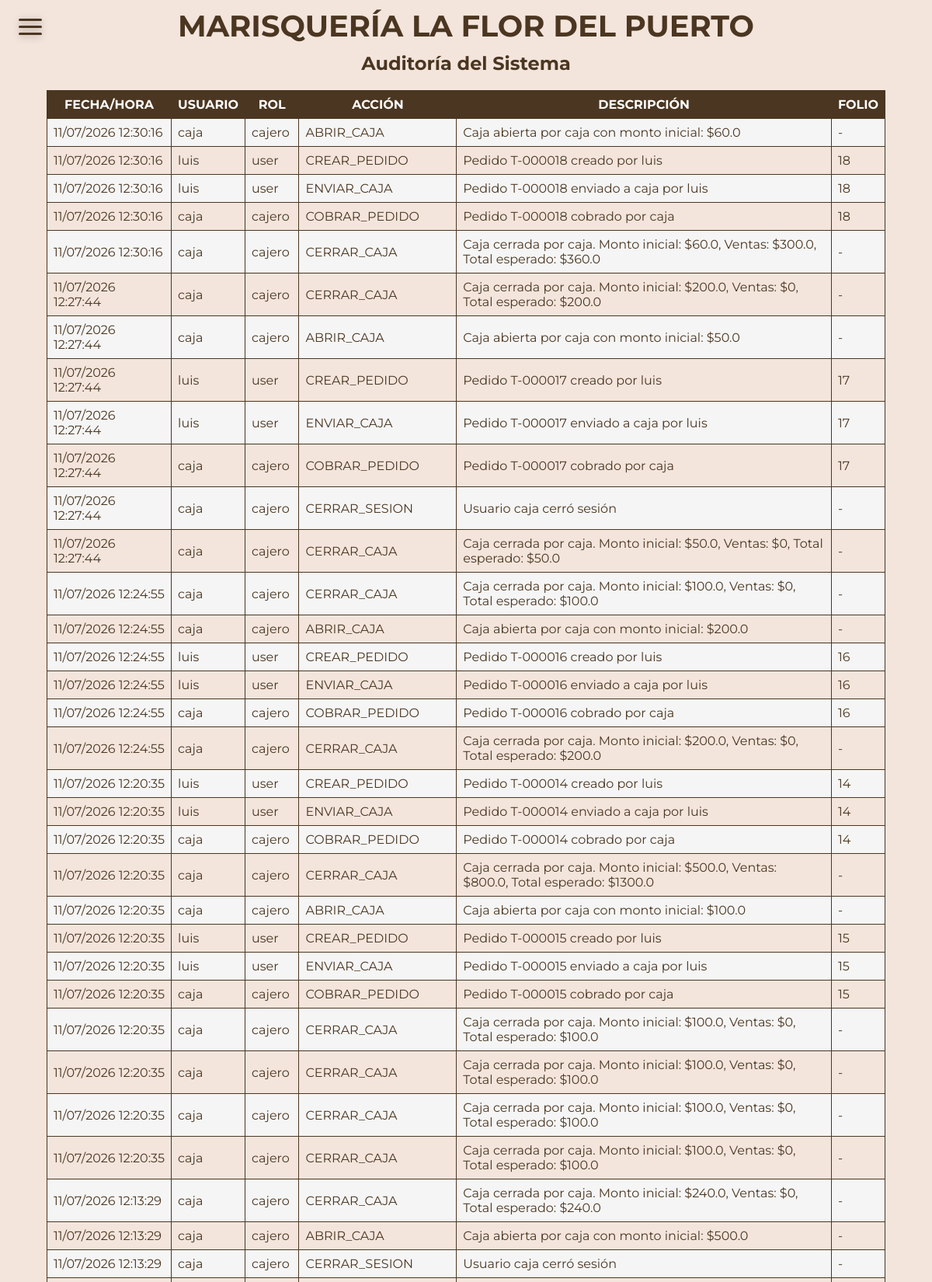
The app's page /auditoria (signed in, upper part) with its own data.
### models.py (models this page shows)
class Auditoria(db.Model):
    id = db.Column(db.Integer, primary_key=True)
    usuario_id = db.Column(db.String(80), nullable=False)
    usuario_nombre = db.Column(db.String(80), nullable=False)
    rol = db.Column(db.String(80), nullable=False)
    accion = db.Column(db.String(100), nullable=False)
    descripcion = db.Column(db.Text, nullable=True)
    fecha_hora = db.Column(db.DateTime, default=datetime.now())
    pedido_id = db.Column(db.Integer, db.ForeignKey('pedidos.id'), nullable=True)

### app.py (the view)
        def wrapped(*args, **kwargs):
            if 'username' not in session:
                return redirect(url_for('login'))
            if session.get('tipo_usuario') not in allowed_roles:
                flash('No tienes permiso para acceder a esta página', 'error')
                return redirect(url_for('index'))
            return f(*args, **kwargs)

### app.py (called while the page is built)
def role_required(*allowed_roles):
    def decorator(f):
        def wrapped(*args, **kwargs):
            if 'username' not in session:
                return redirect(url_for('login'))
            if session.get('tipo_usuario') not in allowed_roles:
                flash('No tienes permiso para acceder a esta página', 'error')
                return redirect(url_for('index'))
            return f(*args, **kwargs)
        wrapped.__name__ = f.__name__
        return wrapped
    return decorator

@app.route('/auditoria')
@role_required('admin')
def auditoria():
    registros = Auditoria.query.order_by(Auditoria.fecha_hora.desc()).all()
    return render_template('auditoria.html', registros=registros)

### templates/auditoria.html (shortened to what this page needs)
{% extends 'base.html' %}
{% block content %}
    <h2 style="text-align: center;">Auditoría del Sistema</h2>
    <div style="width: 90%; margin: 0 auto;">
        <table style="width: 100%;">
            <thead>
                <tr>
                    <th>Fecha/Hora</th>
                    <th>Usuario</th>
                    <th>Rol</th>
                    <th>Acción</th>
                    <th>Descripción</th>
                    <th>Folio</th>
                </tr>
            </thead>
            <tbody>
                {% for registro in registros %}
                <tr>
                    <td>{{ registro.fecha_hora.strftime('%d/%m/%Y %H:%M:%S') }}</td>
                    <td>{{ registro.usuario_nombre }}</td>
                    <td>{{ registro.rol }}</td>
                    <td>{{ registro.accion }}</td>
                    <td>{{ registro.descripcion if registro.descripcion else '-' }}</td>
                    <td>
                        {% if registro.pedido_id %}
                            {{ registro.pedido_id }}
                        {% else %}
                            -
                        {% endif %}
                    </td>
                </tr>
                {% endfor %}
            </tbody>
        </table>
    </div>
{% endblock %}

### static/css/base.css (style rules this page uses)
* { margin: 0; padding: 0; box-sizing: border-box; }
html { scroll-behavior: smooth; }
body { --bg-color: #4b3621; --text-color: #fff; background-color: #f3e5dc; font-family: 'Montserrat', sans-serif; color: #4b3621; display: block; }
h2 { font-size: clamp(1rem, 5vw, 1.5rem); text-wrap: balance; }
table { width: auto; border-collapse: collapse; margin: 20px auto; }
table th, table td { border: 1px solid #4b3621; padding: 8px; text-align: left; }
th { background-color: #4b3621; color: #fff; text-align: center !important; text-transform: uppercase; }
tr:nth-child(odd) { background-color: #f5f5f5; color: #4b3621; }

### records on screen
Auditoria: fecha_hora "11/07/2026 12:30:16", usuario_nombre "caja", rol "cajero", accion "ABRIR_CAJA", descripcion "Caja abierta por caja con monto inicial: $60.0"
Auditoria: fecha_hora "11/07/2026 12:30:16", usuario_nombre "luis", rol "user", accion "CREAR_PEDIDO", descripcion "Pedido T-000018 creado por luis", pedido_id "18"
Auditoria: fecha_hora "11/07/2026 12:30:16", usuario_nombre "luis", rol "user", accion "ENVIAR_CAJA", descripcion "Pedido T-000018 enviado a caja por luis", pedido_id "18"
Auditoria: fecha_hora "11/07/2026 12:30:16", usuario_nombre "caja", rol "cajero", accion "COBRAR_PEDIDO", descripcion "Pedido T-000018 cobrado por caja", pedido_id "18"
Auditoria: fecha_hora "11/07/2026 12:30:16", usuario_nombre "caja", rol "cajero", accion "CERRAR_CAJA", descripcion "Caja cerrada por caja. Monto inicial: $60.0, Ventas: $300.0, Total esperado: $360.0"
Auditoria: fecha_hora "11/07/2026 12:27:44", usuario_nombre "caja", rol "cajero", accion "CERRAR_CAJA", descripcion "Caja cerrada por caja. Monto inicial: $200.0, Ventas: $0, Total esperado: $200.0"
Auditoria: fecha_hora "11/07/2026 12:27:44", usuario_nombre "caja", rol "cajero", accion "ABRIR_CAJA", descripcion "Caja abierta por caja con monto inicial: $50.0"
Auditoria: fecha_hora "11/07/2026 12:27:44", usuario_nombre "luis", rol "user", accion "CREAR_PEDIDO", descripcion "Pedido T-000017 creado por luis", pedido_id "17"
Auditoria: fecha_hora "11/07/2026 12:27:44", usuario_nombre "luis", rol "user", accion "ENVIAR_CAJA", descripcion "Pedido T-000017 enviado a caja por luis", pedido_id "17"
Auditoria: fecha_hora "11/07/2026 12:27:44", usuario_nombre "caja", rol "cajero", accion "COBRAR_PEDIDO", descripcion "Pedido T-000017 cobrado por caja", pedido_id "17"
Auditoria: fecha_hora "11/07/2026 12:27:44", usuario_nombre "caja", rol "cajero", accion "CERRAR_SESION", descripcion "Usuario caja cerró sesión"
Auditoria: fecha_hora "11/07/2026 12:27:44", usuario_nombre "caja", rol "cajero", accion "CERRAR_CAJA", descripcion "Caja cerrada por caja. Monto inicial: $50.0, Ventas: $0, Total esperado: $50.0"
Auditoria: fecha_hora "11/07/2026 12:24:55", usuario_nombre "caja", rol "cajero", accion "CERRAR_CAJA", descripcion "Caja cerrada por caja. Monto inicial: $100.0, Ventas: $0, Total esperado: $100.0"
Auditoria: fecha_hora "11/07/2026 12:24:55", usuario_nombre "caja", rol "cajero", accion "ABRIR_CAJA", descripcion "Caja abierta por caja con monto inicial: $200.0"
Auditoria: fecha_hora "11/07/2026 12:24:55", usuario_nombre "luis", rol "user", accion "CREAR_PEDIDO", descripcion "Pedido T-000016 creado por luis", pedido_id "16"
Auditoria: fecha_hora "11/07/2026 12:24:55", usuario_nombre "luis", rol "user", accion "ENVIAR_CAJA", descripcion "Pedido T-000016 enviado a caja por luis", pedido_id "16"
Auditoria: fecha_hora "11/07/2026 12:24:55", usuario_nombre "caja", rol "cajero", accion "COBRAR_PEDIDO", descripcion "Pedido T-000016 cobrado por caja", pedido_id "16"
Auditoria: fecha_hora "11/07/2026 12:24:55", usuario_nombre "caja", rol "cajero", accion "CERRAR_CAJA", descripcion "Caja cerrada por caja. Monto inicial: $200.0, Ventas: $0, Total esperado: $200.0"
Auditoria: fecha_hora "11/07/2026 12:20:35", usuario_nombre "luis", rol "user", accion "CREAR_PEDIDO", descripcion "Pedido T-000014 creado por luis", pedido_id "14"
Auditoria: fecha_hora "11/07/2026 12:20:35", usuario_nombre "luis", rol "user", accion "ENVIAR_CAJA", descripcion "Pedido T-000014 enviado a caja por luis", pedido_id "14"
Auditoria: fecha_hora "11/07/2026 12:20:35", usuario_nombre "caja", rol "cajero", accion "COBRAR_PEDIDO", descripcion "Pedido T-000014 cobrado por caja", pedido_id "14"
Auditoria: fecha_hora "11/07/2026 12:20:35", usuario_nombre "caja", rol "cajero", accion "CERRAR_CAJA", descripcion "Caja cerrada por caja. Monto inicial: $500.0, Ventas: $800.0, Total esperado: $1300.0"
Auditoria: fecha_hora "11/07/2026 12:20:35", usuario_nombre "caja", rol "cajero", accion "ABRIR_CAJA", descripcion "Caja abierta por caja con monto inicial: $100.0"
Auditoria: fecha_hora "11/07/2026 12:20:35", usuario_nombre "luis", rol "user", accion "CREAR_PEDIDO", descripcion "Pedido T-000015 creado por luis", pedido_id "15"
Auditoria: fecha_hora "11/07/2026 12:20:35", usuario_nombre "luis", rol "user", accion "ENVIAR_CAJA", descripcion "Pedido T-000015 enviado a caja por luis", pedido_id "15"
Auditoria: fecha_hora "11/07/2026 12:20:35", usuario_nombre "caja", rol "cajero", accion "COBRAR_PEDIDO", descripcion "Pedido T-000015 cobrado por caja", pedido_id "15"
Auditoria: fecha_hora "11/07/2026 12:20:35", usuario_nombre "caja", rol "cajero", accion "CERRAR_CAJA", descripcion "Caja cerrada por caja. Monto inicial: $100.0, Ventas: $0, Total esperado: $100.0"
Auditoria: fecha_hora "11/07/2026 12:20:35", usuario_nombre "caja", rol "cajero", accion "CERRAR_CAJA", descripcion "Caja cerrada por caja. Monto inicial: $100.0, Ventas: $0, Total esperado: $100.0"
Auditoria: fecha_hora "11/07/2026 12:20:35", usuario_nombre "caja", rol "cajero", accion "CERRAR_CAJA", descripcion "Caja cerrada por caja. Monto inicial: $100.0, Ventas: $0, Total esperado: $100.0"
Auditoria: fecha_hora "11/07/2026 12:20:35", usuario_nombre "caja", rol "cajero", accion "CERRAR_CAJA", descripcion "Caja cerrada por caja. Monto inicial: $100.0, Ventas: $0, Total esperado: $100.0"
Auditoria: fecha_hora "11/07/2026 12:13:29", usuario_nombre "caja", rol "cajero", accion "CERRAR_CAJA", descripcion "Caja cerrada por caja. Monto inicial: $240.0, Ventas: $0, Total esperado: $240.0"
Auditoria: fecha_hora "11/07/2026 12:13:29", usuario_nombre "caja", rol "cajero", accion "ABRIR_CAJA", descripcion "Caja abierta por caja con monto inicial: $500.0"
Auditoria: fecha_hora "11/07/2026 12:13:29", usuario_nombre "caja", rol "cajero", accion "CERRAR_SESION", descripcion "Usuario caja cerró sesión"
